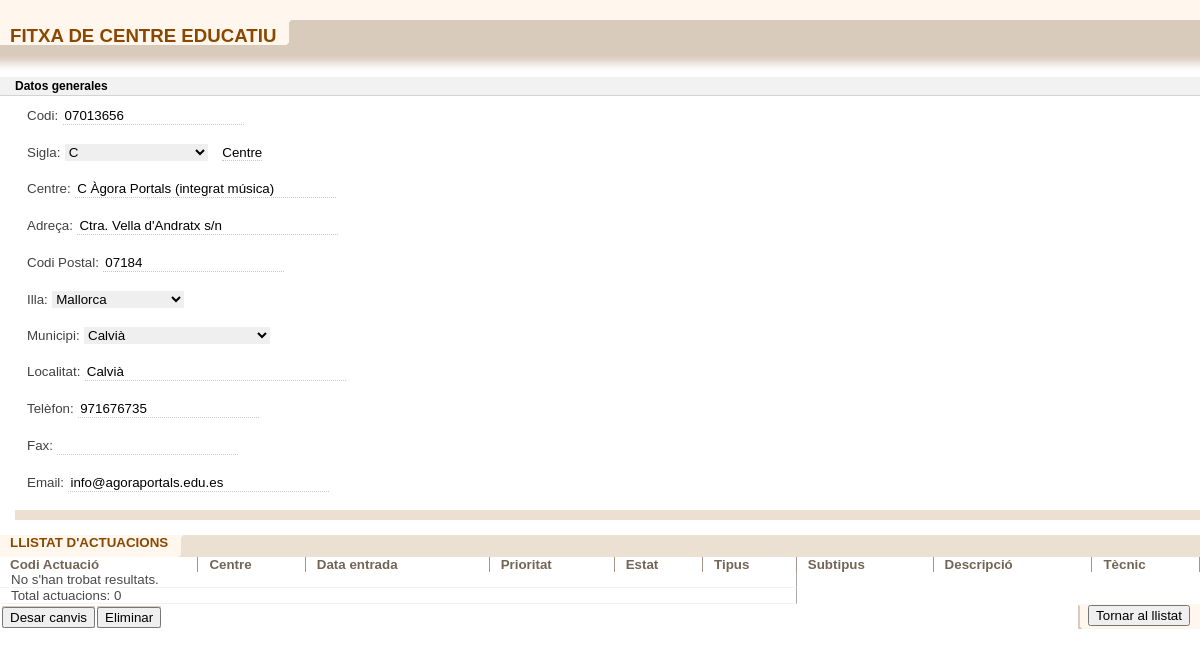
The page /centre/centreForm.php?id=1 on the database its author committed.
### tables this page shows
CREATE TABLE `centres` (
  `id` int(11) NOT NULL,
  `Ubi_Codi` int(11) NOT NULL,
  `Titularitat` varchar(50) DEFAULT NULL,
  `Sigla` varchar(10) DEFAULT NULL,
  `Codi` varchar(20) DEFAULT NULL,
  `Centre` varchar(255) DEFAULT NULL,
  `Adreca` varchar(255) DEFAULT NULL,
  `CP` varchar(10) DEFAULT NULL,
  `Localitat` varchar(100) DEFAULT NULL,
  `Municipi` varchar(100) DEFAULT NULL,
  `Illa` varchar(50) DEFAULT NULL,
  `Telefon` varchar(20) DEFAULT NULL,
  `Fax` varchar(20) DEFAULT NULL,
  `email` varchar(100) DEFAULT NULL,
  `Alta` date DEFAULT NULL,
  `Baixa` date DEFAULT NULL,
  `id_illa` int(11) DEFAULT NULL,
  `id_municipi` int(11) DEFAULT NULL
);

CREATE TABLE `tipus_centre_educatiu` (
  `Sigla` varchar(50) NOT NULL,
  `nom` varchar(255) NOT NULL
);

CREATE TABLE `illa` (
  `id` int(11) NOT NULL,
  `nom` varchar(255) NOT NULL
);

CREATE TABLE `municipi` (
  `id` int(11) NOT NULL,
  `nom` varchar(255) NOT NULL,
  `illa_id` int(11) NOT NULL
);

### centre/centreForm.php (the view, shortened to what this page needs)
<!DOCTYPE html>
<?php
	include '../connectarBD.php';
	$id = isset($_GET['id']) ? $_GET['id'] : null;
	$id_illa = isset($_GET['id_illa']) ? $_GET['id_illa'] : null;
	$codi = "";
	$sigla = "";
	$centre = "";
	$adreca = "";
	$cp = "";
	$localitat = "";
	$id_municipi = "";
	$telefon = "";
	$fax = "";
	$email = "";
	if ($id) {
		$sql = "SELECT * FROM centres WHERE id = $id";
		$result = $connexio->query($sql);
		if ($result->num_rows > 0) {
			$row = $result->fetch_assoc();
			$codi = $row['Codi'];
			$sigla = $row['Sigla'];
			$centre = $row['Centre'];
			$adreca = $row['Adreca'];
			$cp = $row['CP'];
			$localitat = $row['Localitat'];
			$id_municipi = $row['id_municipi'];
			$id_illa = $row['id_illa'];
			$telefon = $row['Telefon'];
			$fax = $row['Fax'];
			$email = $row['email'];
		}
		$sql_actuacions = "SELECT
					a.id,
					a.codi,
					a.descripcio,
					a.pressupost,
					a.observacions,
					a.estat_id,
					a.prioritat_id,
					a.subtipus_id,
					a.data_entrada,
					a.tecnic_id,
					c.id_illa,
					c.id_municipi,
					a.centre_id,
					s.tipus_id,
					e.color,
					i.nom AS nom_illa,
					m.nom AS nom_municipi,
					c.Centre AS nom_centre,
					e.nom AS nom_estat,
					p.nom AS nom_prioritat,
					s.nom AS nom_subtipus,
					t.nom AS nom_tipus,
					tc.nom AS nom_tecnic
				FROM actuacions a
					JOIN subtipus_actuacio s ON a.subtipus_id = s.id
					JOIN tipus_actuacio t ON s.tipus_id = t.id
					JOIN centres c ON a.centre_id = c.id
					JOIN illa i ON c.id_illa = i.id
					JOIN municipi m ON c.id_municipi = m.id
					JOIN estat_actuacio e ON a.estat_id = e.id
					JOIN prioritat_actuacio p ON a.prioritat_id = p.id
					LEFT JOIN tecnic tc ON a.tecnic_id = tc.id
				WHERE a.centre_id = $id
				ORDER BY CAST(SUBSTRING_INDEX(a.codi, '-', -1) AS UNSIGNED)
				";
		$result_actuacions = $connexio->query($sql_actuacions);
	}
	$sql_illes = "SELECT id, nom FROM Illa";
	$result_illes = $connexio->query($sql_illes);
	$sql_municipis = $id_illa
		? "SELECT id, nom FROM Municipi WHERE illa_id = $id_illa ORDER BY nom"
		: "SELECT id, nom FROM Municipi ORDER BY nom";
	$result_municipis = $connexio->query($sql_municipis);
    $sql_siglas = "SELECT Sigla, nom FROM tipus_centre_educatiu ";
    $result_siglas = $connexio->query($sql_siglas);
    $siglas_lista = [];
    if ($result_siglas->num_rows > 0) {
        while ($row = $result_siglas->fetch_assoc()) {
            $siglas_lista[] = $row;
        }
    }
?>
<html>
	<head>
		<link rel="stylesheet" href="../css/estilos.css" type="text/css" />
		<link rel="stylesheet" href="../css/estilos_ficha_2.css" type="text/css" />
	</head>
	<body class="contenido" onload="ocultarFondoPrincipal();">
		<div class="contenedorFiltro"></div>
		<ul class="botoneraFicha">
			<li class="tituloFicha"><p class="posicionTituloFicha">FITXA DE CENTRE EDUCATIU</p></li>
		</ul>
		<div class="espacioMarron">&nbsp;</div>
		<div id="fichaEditable" style="background-color:#ffffff;">
		<div class="cabeceraFicha"></div>
		<form name="entidad" method="post" action="centreInsertUpdate.php">
			<div class="contenedorFicha">
				<div class="tituloSeccion"><p class="textoTituloSeccion">Datos generales</p></div>
				<div class="contenidoSeccion">
					<div class="fila">
							<label for="codi" class="campoFicha_Blanca">Codi:</label>
							<input type="text" id="codi" name="codi" class="formularioFicha" value="<?php echo $codi; ?>" required><br><br>
							<label for="sigla" class="campoFicha_Blanca">Sigla:</label>
							<select id="sigla" name="sigla" class="formularioFicha" onchange="mostrarNombre(this)" required>
                            <?php foreach ($siglas_lista as $sigla_item): ?>
								<option value="<?php echo $sigla_item['Sigla'];?>"
										<?php echo ($sigla == $sigla_item['Sigla'])? 'selected': '';?>
										data-nombre="<?php echo $sigla_item['nom'];?>">
									<?php echo $sigla_item['Sigla'];?>
								</option>
                            <?php endforeach; ?>
							</select>
							<span id="nombreSigla" class="formularioFicha"><?php
								if ($sigla) {
									foreach ($siglas_lista as $sigla_item) {
										if ($sigla_item['Sigla'] == $sigla) {
											echo $sigla_item['nom'];
											break;
										}
									}
								}
							?></span><br><br>
							<label for="centre" class="campoFicha_Blanca">Centre:</label>
							<input type="text" id="centre" name="centre" class="formularioFicha" size="30" value="<?php echo $centre; ?>" required><br><br>
							<label for="adreca" class="campoFicha_Blanca">Adreça:</label>
							<input type="text" id="adreca" name="adreca" class="formularioFicha" size="30" value="<?php echo $adreca; ?>" required><br><br>
							<label for="cp" class="campoFicha_Blanca">Codi Postal:</label>
							<input type="text" id="cp" name="cp" class="formularioFicha" value="<?php echo $cp; ?>" required><br><br>
								<label for="id_illa" class="campoFicha_Blanca">Illa:</label>
								<select id="id_illa" name="id_illa" class="formularioFicha" required>
									<?php while ($row = $result_illes->fetch_assoc()) : ?>
										<option value="<?php echo $row['id']; ?>" <?php echo ($row['id'] == $id_illa) ? 'selected' : ''; ?>>
											<?php echo $row['nom']; ?>
										</option>
									<?php endwhile; ?>
								</select><br><br>
								<label for="id_municipi" class="campoFicha_Blanca">Municipi:</label>
								<select id="id_municipi" name="id_municipi" class="formularioFicha" required>
									<?php while ($row = $result_municipis->fetch_assoc()) : ?>
										<option value="<?php echo $row['id']; ?>" <?php echo ($row['id'] == $id_municipi) ? 'selected' : ''; ?>>
											<?php echo $row['nom']; ?>
										</option>
									<?php endwhile; ?>
								</select><br><br>
							<label for="localitat" class="campoFicha_Blanca">Localitat:</label>
							<input type="text" id="localitat" name="localitat" class="formularioFicha" size="30" value="<?php echo $localitat; ?>" required><br><br>
							<label for="telefon" class="campoFicha_Blanca">Telèfon:</label>
							<input type="text" id="telefon" name="telefon" class="formularioFicha" value="<?php echo $telefon; ?>" required><br><br>
							<label for="fax" class="campoFicha_Blanca">Fax:</label>
							<input type="text" id="fax" name="fax" class="formularioFicha" value="<?php echo $fax; ?>"><br><br>
							<label for="email" class="campoFicha_Blanca">Email:</label>
							<input type="email" id="email" name="email" class="formularioFicha" size="30" value="<?php echo $email; ?>" required><br><br>
							<div class="espacioMarronClaro"></div>
					</div>
				</div>
			</div>
		</div>
	<?php if ($id) { ?>
    <ul class="botoneraListado">
        <li class="tituloListado">LLISTAT D'ACTUACIONS</li>
    </ul>
    <div id="cuerpo" class="scroll_total">
        <table class="listado" cellpadding="0" cellspacing="0" width="100%">
            <thead>
                <tr>
                    <th class="campoCabeceraListadoInicial">Codi Actuació</th>
                    <th class="campoCabeceraListado">Centre</th>
                    <th class="campoCabeceraListado">Data entrada</th>
                    <th class="campoCabeceraListado">Prioritat</th>
                    <th class="campoCabeceraListado">Estat</th>
                    <th class="campoCabeceraListado">Tipus</th>
                    <th class="campoCabeceraListado">Subtipus</th>
                    <th class="campoCabeceraListado">Descripció</th>
                    <th class="campoCabeceraListado">Tècnic</th>
                </tr>
            </thead>
            <tbody>
                <?php
                $total = 0;
                if ($result_actuacions->num_rows > 0) {
                    while ($row = $result_actuacions->fetch_assoc()) {
                        $color = $row["color"];
                        echo "<tr style='background-color: " . $color . "' onclick=\"window.location.href='../actuacio/actuacioForm.php?origen=centre&id=" . $row["id"] . "'\">";
                        echo "<td class='campoListadoInicial'>" . $row["codi"] . "</td>";
                        echo "<td class='campoListado'>" . $row["nom_centre"] . "</td>";
                        echo "<td class='campoListado'>" . $row["data_entrada"] . "</td>";
                        echo "<td class='campoListado'>" . $row["nom_prioritat"] . "</td>";
                        echo "<td class='campoListado'>" . $row["nom_estat"] . "</td>";
                        echo "<td class='campoListado'>" . $row["nom_tipus"] . "</td>";
                        echo "<td class='campoListado'>" . $row["nom_subtipus"] . "</td>";
                        echo "<td class='campoListado'>" . $row["descripcio"] . "</td>";
                        echo "<td class='campoListado'>" . $row["nom_tecnic"] . "</td>";
                        echo "</a></tr>";
                        $total++;
                    }
                } else {
                    echo "<tr><td colspan='6' class='campoListado'>No s'han trobat resultats.</td></tr>";
                }
                echo "<tr><td colspan='6' class='campoListado'>Total actuacions: " . $total;
                ?>
            </tbody>
        </table>
    </div>
		<?php } ?>
		<li class="fondoBotoneraFicha">
			<input type="submit" class="boton" value="Desar canvis">
		</li>
		<form method="post" action="centreDelete.php">
			<li class="fondoBotoneraFicha">
				<button type="submit" class="boton" onclick="return confirm('Estàs segur de borrar aquest centre?');">Eliminar</button>
			</li>
		</form>
		<li class="volverFicha">
			<input type="button" class="boton" value="Tornar al llistat" onclick="window.location.href='centreListFiltro.php?id=<?php echo $id ?>';">
		</li>
	<br />
</body>
</html>

### css/estilos.css (style rules this page uses)
body.contenido { margin:0px; font-family:arial; background-color:transparent; }
.boton { font-size:10pt; margin:1px 0px 0px 0px; }
.fila { margin:5px 0px 5px 0px; }
.espacioMarron { height:10px; background-color:#D9CBBC; width:100%; clear:both; }
.espacioMarronClaro { background-color:#ece0d3; height:10px; width:100%; clear:both; }
.contenedorFiltro { background-color:#fff7ee; padding:10px; margin:0px; clear:both; }
.botoneraListado { list-style:none; margin:0px; padding:0px; width:100%; height:22px; background-color:#ece0d3; }
.tituloListado { font-size:10pt; font-weight:bold; white-space:nowrap; color:#8a4700; padding:0px 15px 0px 10px; background:#FFF7EE url(../imagenes/remateRightTituloListado.gif) no-repeat right; float:left; height:22px; }
.listado { clear:both; background-color:#ffffff; margin:0px; padding:0px; }
.campoCabeceraListadoInicial { font-size:10pt; color:#726557; border-right:1px solid #A59585; padding:0px 0px 0px 10px; text-align:left; }
.campoCabeceraListado { font-size:10pt; color:#726557; border-right:1px solid #A59585; border-left:1px solid #ffffff; padding:0px 0px 0px 10px; text-align:left; }
.campoListado { font-size:10pt; color:#494949; border-right:1px solid #a9a9a9; border-left:1px solid #ffffff; border-bottom:1px solid #f2f2f2; padding:0px 0px 0px 10px; cursor:pointer; }
.campoFicha_Blanca { font-size:10pt; color:#424040; margin-left: 12px; }
.textoTituloSeccion { font-size:9pt; font-weight:bold; margin:2px 0px 2px 15px; padding-top:2px; }
.scroll_total { width:100%; }

### css/estilos_ficha_2.css (style rules this page uses)
.botoneraFicha { list-style:none; margin:0px; padding:0px; width:100%; height:25px; background-color:#D9CBBC; }
.fondoBotoneraFicha { background-color:#D9CBBC; float:left; height:22px; margin:2px 0px 0px 2px; }
.tituloFicha { font-size:14pt; font-weight:bold; white-space:nowrap; color:#8a4700; padding:0px 15px 0px 10px; background:#FFF7EE url(../imagenes/remateLeftBotoneraFicha.gif) no-repeat right; float:left; height:25px; }
.posicionTituloFicha { margin:0px; padding:5px 0px 0px 0px; }
.volverFicha { background:#FFF7EE url(../imagenes/remateBotoneraFicha.gif) no-repeat left; float:right; height:25px; padding:0px 10px 0px 10px; }
.contenedorFicha { background-color:#ffffff; margin:0px; padding:0px; clear:both; vertical-align:top; }
.formularioFicha { font-size:10pt; color:#000000; border:0px; border-bottom:1px dotted #c8c8c8; margin-right:10px; }
select.formularioFicha { border:0px; }
.contenidoSeccion { background-color:#ffffff; padding:5px 0px 10px 15px; margin:0px; }
.tituloSeccion { color:#000000; margin:0px; padding:0px; width:100%; text-align:left; background-color:#f2f2f2; border-bottom:1px solid #D5D2D2; clear:both; }
.cabeceraFicha { background:#ffffff url(../imagenes/fondoCabeceraFicha.gif) repeat-x top; height:20px; clear:both; }
li { list-style-type: none; }

### rows shown on the page
centres: codi "07013656", sigla "C", centre "C Àgora Portals (integrat música)", adreca "Ctra. Vella d'Andratx s/n", cp "07184", id_illa "Mallorca", id_municipi "Calvià", localitat "Calvià", telefon "971676735", email "info@agoraportals.edu.es"
tipus_centre_educatiu: nom "Centre"

### other values the page prints
$total "0"
